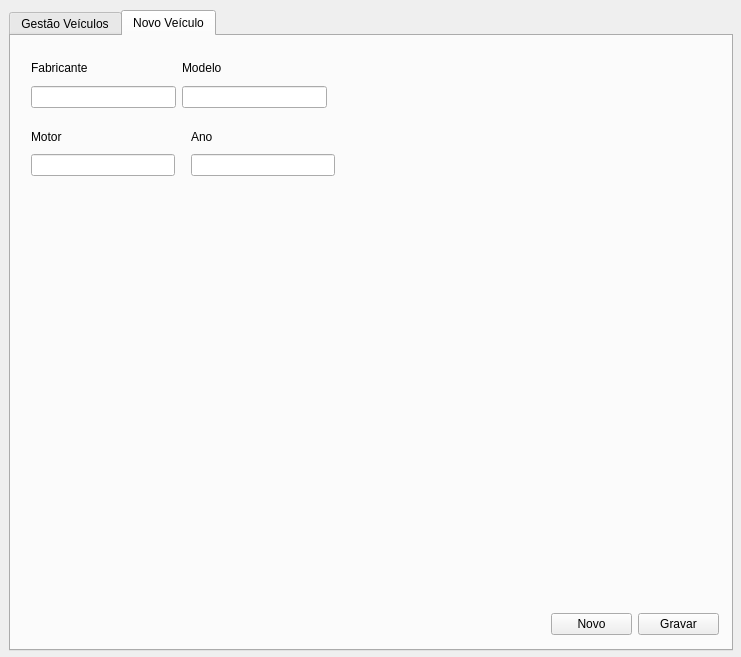
<?xml version="1.0" encoding="UTF-8"?>
<ui version="4.0">
 <class>frm_gestaoveiculos</class>
 <widget class="QDialog" name="frm_gestaoveiculos">
  <property name="geometry">
   <rect>
    <x>0</x>
    <y>0</y>
    <width>741</width>
    <height>657</height>
   </rect>
  </property>
  <property name="windowTitle">
   <string>Dialog</string>
  </property>
  <widget class="QTabWidget" name="tabWidget">
   <property name="geometry">
    <rect>
     <x>9</x>
     <y>10</y>
     <width>724</width>
     <height>641</height>
    </rect>
   </property>
   <property name="currentIndex">
    <number>1</number>
   </property>
   <widget class="QWidget" name="tab">
    <attribute name="title">
     <string>Gestão Veículos</string>
    </attribute>
    <widget class="QPushButton" name="pushButton">
     <property name="geometry">
      <rect>
       <x>610</x>
       <y>580</y>
       <width>102</width>
       <height>25</height>
      </rect>
     </property>
     <property name="text">
      <string>Editar</string>
     </property>
    </widget>
    <widget class="QTableWidget" name="tableWidget">
     <property name="geometry">
      <rect>
       <x>5</x>
       <y>91</y>
       <width>711</width>
       <height>481</height>
      </rect>
     </property>
    </widget>
    <widget class="QWidget" name="">
     <property name="geometry">
      <rect>
       <x>180</x>
       <y>40</y>
       <width>230</width>
       <height>27</height>
      </rect>
     </property>
     <layout class="QHBoxLayout" name="horizontalLayout_3">
      <item>
       <widget class="QLineEdit" name="lineEdit_5"/>
      </item>
      <item>
       <widget class="QPushButton" name="pushButton_4">
        <property name="text">
         <string>Filtrar</string>
        </property>
       </widget>
      </item>
     </layout>
    </widget>
    <widget class="QWidget" name="">
     <property name="geometry">
      <rect>
       <x>20</x>
       <y>20</y>
       <width>141</width>
       <height>50</height>
      </rect>
     </property>
     <layout class="QVBoxLayout" name="verticalLayout_5">
      <item>
       <widget class="QLabel" name="label_5">
        <property name="text">
         <string>Filtrar por:</string>
        </property>
       </widget>
      </item>
      <item>
       <widget class="QComboBox" name="comboBox"/>
      </item>
     </layout>
    </widget>
   </widget>
   <widget class="QWidget" name="tab_2">
    <attribute name="title">
     <string>Novo Veículo</string>
    </attribute>
    <widget class="QWidget" name="layoutWidget">
     <property name="geometry">
      <rect>
       <x>540</x>
       <y>575</y>
       <width>168</width>
       <height>27</height>
      </rect>
     </property>
     <layout class="QHBoxLayout" name="horizontalLayout_2">
      <item>
       <widget class="QPushButton" name="pushButton_2">
        <property name="text">
         <string>Novo</string>
        </property>
       </widget>
      </item>
      <item>
       <widget class="QPushButton" name="pushButton_3">
        <property name="text">
         <string>Gravar</string>
        </property>
       </widget>
      </item>
     </layout>
    </widget>
    <widget class="QWidget" name="">
     <property name="geometry">
      <rect>
       <x>20</x>
       <y>20</y>
       <width>296</width>
       <height>52</height>
      </rect>
     </property>
     <layout class="QHBoxLayout" name="horizontalLayout">
      <item>
       <layout class="QVBoxLayout" name="verticalLayout">
        <item>
         <widget class="QLabel" name="label">
          <property name="text">
           <string>Fabricante</string>
          </property>
         </widget>
        </item>
        <item>
         <widget class="QLineEdit" name="lineEdit"/>
        </item>
       </layout>
      </item>
      <item>
       <layout class="QVBoxLayout" name="verticalLayout_2">
        <item>
         <widget class="QLabel" name="label_2">
          <property name="text">
           <string>Modelo</string>
          </property>
         </widget>
        </item>
        <item>
         <widget class="QLineEdit" name="lineEdit_2"/>
        </item>
       </layout>
      </item>
     </layout>
    </widget>
    <widget class="QWidget" name="">
     <property name="geometry">
      <rect>
       <x>20</x>
       <y>90</y>
       <width>144</width>
       <height>50</height>
      </rect>
     </property>
     <layout class="QVBoxLayout" name="verticalLayout_4">
      <item>
       <widget class="QLabel" name="label_4">
        <property name="text">
         <string>Motor</string>
        </property>
       </widget>
      </item>
      <item>
       <widget class="QLineEdit" name="lineEdit_4"/>
      </item>
     </layout>
    </widget>
    <widget class="QWidget" name="">
     <property name="geometry">
      <rect>
       <x>180</x>
       <y>90</y>
       <width>144</width>
       <height>50</height>
      </rect>
     </property>
     <layout class="QVBoxLayout" name="verticalLayout_3">
      <item>
       <widget class="QLabel" name="label_3">
        <property name="text">
         <string>Ano</string>
        </property>
       </widget>
      </item>
      <item>
       <widget class="QLineEdit" name="lineEdit_3"/>
      </item>
     </layout>
    </widget>
   </widget>
  </widget>
 </widget>
 <resources/>
 <connections/>
</ui>
